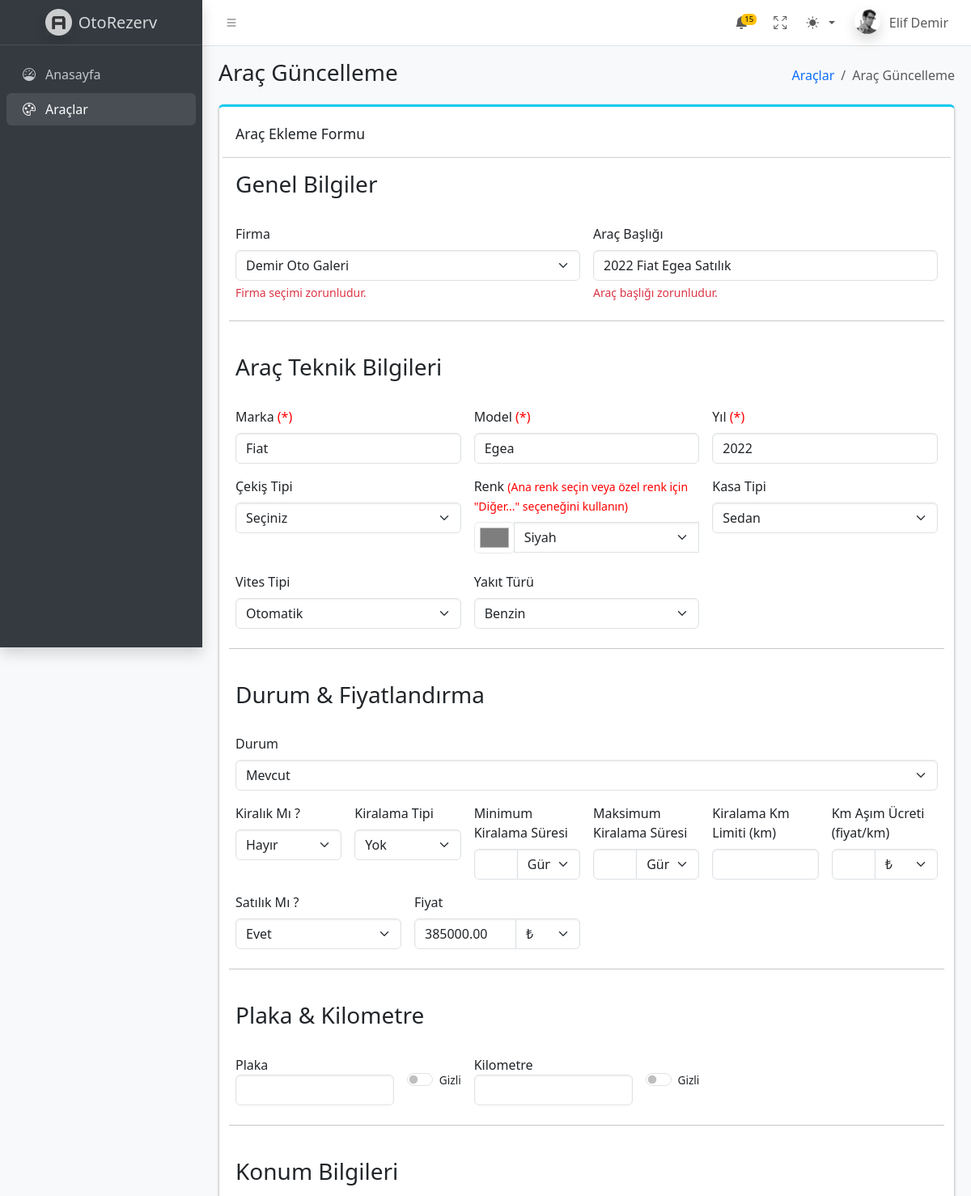
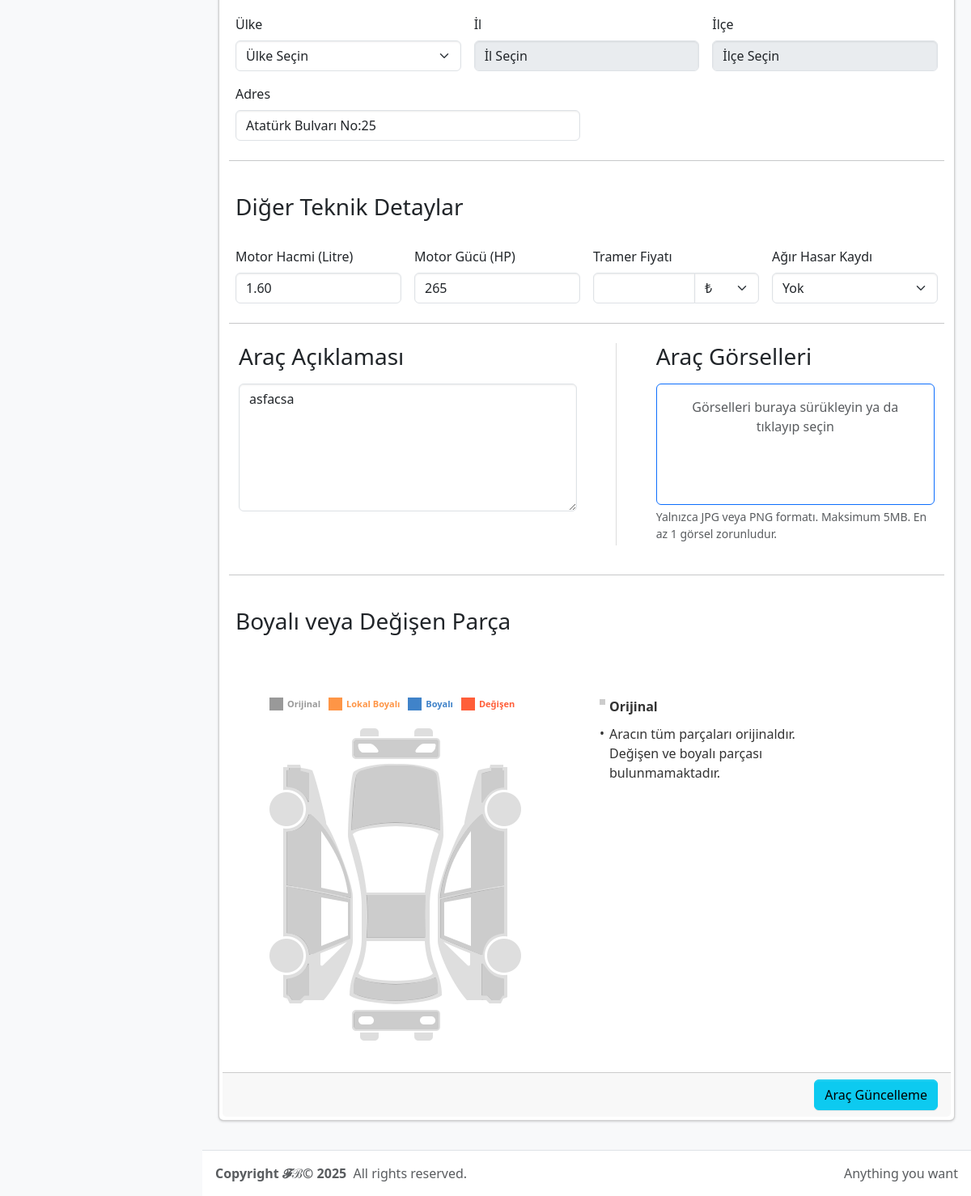
The app's page /pages/vehicle-form.php?id=2 (signed in) with its own data (2 pictures, top to bottom).
### tables this page shows
CREATE TABLE `vehicles` (
                            `id` int(11) NOT NULL,
                            `company_id` int(11) DEFAULT NULL,
                            `title` varchar(100) DEFAULT NULL,
                            `brand` varchar(50) DEFAULT NULL,
                            `model` varchar(50) DEFAULT NULL,
                            `year` int(11) DEFAULT NULL,
                            `price` decimal(10,2) DEFAULT NULL,
                            `price_currency` varchar(10) DEFAULT NULL,
                            `is_for_rent` tinyint(1) DEFAULT 0,
                            `is_for_sale` tinyint(1) DEFAULT 0,
                            `status` enum('available','reserved','sold','rented') DEFAULT 'available',
                            `created_at` timestamp NOT NULL DEFAULT current_timestamp(),
                            `plate` varchar(20) DEFAULT NULL,
                            `is_plate_hidden` tinyint(1) DEFAULT 0,
                            `km` int(11) DEFAULT NULL,
                            `is_km_hidden` tinyint(1) DEFAULT 0,
                            `location_address` varchar(255) DEFAULT NULL,
                            `location_country_id` int(11) DEFAULT NULL,
                            `location_city_id` int(11) DEFAULT NULL,
                            `location_district_id` int(11) DEFAULT NULL,
                            `gear_type` enum('manual','automatic','semi-automatic') DEFAULT 'automatic',
                            `fuel_type` enum('petrol','diesel','lpg','electric','hybrid') DEFAULT 'petrol',
                            `engine_size` decimal(5,2) DEFAULT NULL COMMENT 'Motor hacmi litre cinsinden',
                            `horse_power` int(11) DEFAULT NULL COMMENT 'Motor gücü',
                            `color` varchar(30) DEFAULT NULL,
                            `body_type` enum('sedan','hatchback','suv','pickup','coupe','convertible','van','other') DEFAULT NULL,
                            `description` text DEFAULT NULL,
                            `rental_type` enum('daily','weekly','monthly','none') DEFAULT 'none',
                            `min_rent_duration` int(11) DEFAULT NULL COMMENT 'Minimum kiralama süresi gün cinsinden',
                            `min_rent_duration_unit` varchar(10) DEFAULT NULL,
                            `max_rent_duration` int(11) DEFAULT NULL COMMENT 'Maksimum kiralama süresi gün cinsinden',
                            `max_rent_duration_unit` varchar(10) DEFAULT NULL,
                            `tramers_price` decimal(10,2) DEFAULT NULL COMMENT 'Araç tramers fiyatı',
                            `tramers_price_currency` varchar(10) DEFAULT NULL,
                            `traction` enum('fwd','rwd','awd','4wd','other') DEFAULT NULL COMMENT 'Çekiş tipi',
                            `rental_km_limit` int(11) DEFAULT NULL COMMENT 'Kiralık araçlar için km sınırı',
                            `over_km_price` decimal(10,2) DEFAULT NULL COMMENT 'Kiralama km sınırı aşıldığında km başı ücret',
                            `over_km_price_currency` varchar(10) DEFAULT NULL,
                            `heavy_damage_record` tinyint(4) NOT NULL DEFAULT 0
);

### pages/vehicle-form.php (the view, shortened to what the rows shown need)
<?php require_once '../includes/init.php'; ?>
<?php include("../includes/header.php"); ?>
<?php
$edit_data = [];
if(isset($_GET["id"]) && intval($_GET["id"]) > 0) {
    $id = intval($_GET["id"]);
    $edit_data = $db->query("SELECT * FROM vehicles WHERE id = ".$id)->fetch(PDO::FETCH_ASSOC);
}
?>
<link rel="stylesheet" href="/otorezerv/assets/vehicle-damage.css"/>
<div class="app-content">
    <div class="container-fluid">
        <div class="row g-4">
            <div class="col-md-12">
                <div class="card card-info card-outline mb-4 p-1">
                    <form id="vehicleForm" class="needs-validation" novalidate>
                        <div class="card-body">
                            <div class="row g-3">
                                <div class="col-md-6">
                                    <label for="title" class="form-label">Araç Başlığı</label>
                                    <input type="text" id="title" name="title" class="form-control" value="<?= $edit_data["title"] ?? "" ?>" required>
                                    <div class="invalid-feedback">Araç başlığı zorunludur.</div>
                                </div>
                                <div class="col-md-4">
                                    <label for="brand" class="form-label">Marka <span style="color: red">(*)</span></label>
                                    <input type="text" id="brand" name="brand" class="form-control" value="<?= $edit_data["brand"] ?? "" ?>">
                                </div>
                                <div class="col-md-4">
                                    <label for="model" class="form-label">Model <span style="color: red">(*)</span></label>
                                    <input type="text" id="model" name="model" class="form-control" value="<?= $edit_data["model"] ?? "" ?>">
                                </div>
                                <div class="col-md-4">
                                    <label for="year" class="form-label">Yıl <span style="color: red">(*)</span></label>
                                    <input type="number" id="year" name="year" class="form-control" min="1900" max="<?php echo date('Y')+1; ?>"  value="<?= $edit_data["year"] ?? "" ?>">
                                </div>
                                <div class="col-md-4">
                                    <label for="traction" class="form-label">Çekiş Tipi</label>
                                    <select id="traction" name="traction" class="form-select">
                                        <option value="" <?= ($edit_data["traction"] ?? '') == "" ? "selected" : "" ?>>Seçiniz</option>
                                    </select>
                                </div>
                                <div class="col-md-4">
                                    <div class="input-group">
                                        <input type="color" id="color-picker" value="<?= htmlspecialchars($edit_data["color"] ?? '#ffffff') ?>" disabled>
                                        <select id="color-select" class="form-select mb-2" aria-label="Ana renk seçimi" >
                                            <?php foreach ($predefinedColors as $hex => $label): ?>
                                                <option value="<?= $hex ?>" <?= ($edit_data["color"] ?? '') == $hex ? 'selected' : '' ?>>
                                                    <?= $label ?>
                                                </option>
                                            <?php endforeach; ?>
                                        </select>
                                    </div>
                                </div>
                                <div class="col-md-4">
                                    <label for="body_type" class="form-label">Kasa Tipi</label>
                                    <select id="body_type" name="body_type" class="form-select">
                                        <option value="sedan" <?= ($edit_data["body_type"] ?? '') == "sedan" ? "selected" : "" ?>>Sedan</option>
                                    </select>
                                </div>
                                <div class="col-md-4">
                                    <label for="gear_type" class="form-label">Vites Tipi</label>
                                    <select id="gear_type" name="gear_type" class="form-select">
                                        <option value="automatic" <?= ($edit_data["gear_type"] ?? '') == "automatic" ? "selected" : "" ?>>Otomatik</option>
                                    </select>
                                </div>
                                <div class="col-md-4">
                                    <label for="fuel_type" class="form-label">Yakıt Türü</label>
                                    <select id="fuel_type" name="fuel_type" class="form-select">
                                        <option value="petrol" <?= ($edit_data["fuel_type"] ?? '') == "petrol" ? "selected" : "" ?>>Benzin</option>
                                    </select>
                                </div>
                                <div class="col-md-12">
                                    <label for="status" class="form-label">Durum</label>
                                    <select id="status" name="status" class="form-select">
                                        <option value="available" <?= ($edit_data["status"] ?? '') == "available" ? "selected" : "" ?>>Mevcut</option>
                                    </select>
                                </div>
                                <div class="col-md-2">
                                    <label class="form-label">Kiralık Mı ?</label>
                                    <select id="is_for_rent" name="is_for_rent" class="form-select">
                                        <option value="0" <?= ($edit_data["is_for_rent"] ?? '') == "0" ? "selected" : "" ?>>Hayır</option>
                                    </select>
                                </div>
                                <div class="col-md-2">
                                    <label for="rental_type" class="form-label">Kiralama Tipi</label>
                                    <select id="rental_type" name="rental_type" class="form-select">
                                        <option value="none" <?= ($edit_data["rental_type"] ?? '') == "none" ? "selected" : "" ?>>Yok</option>
                                    </select>
                                </div>
                                <div class="col-md-3">
                                    <label class="form-label">Satılık Mı ?</label>
                                    <select id="is_for_sale" name="is_for_sale" class="form-select">
                                        <option value="1" <?= ($edit_data["is_for_sale"] ?? '') == "1" ? "selected" : "" ?>>Evet</option>
                                    </select>
                                </div>
                                <div class="col-md-3">
                                    <div class="input-group">
                                        <input type="number" step="0.01" id="price" name="price" class="form-control" min="0" value="<?= $edit_data["price"] ?? "" ?>">
                                        <select name="price_currency" class="form-select" style="max-width: 80px;">
                                            <option value="TRY" <?= ($edit_data["price_currency"] ?? '') === 'TRY' ? 'selected' : '' ?>>₺</option>
                                        </select>
                                    </div>
                                </div>
                                <div class="col-md-4 d-flex align-items-center">
                                    <div class="form-check form-switch" style="white-space: nowrap;">
                                        <input class="form-check-input" type="checkbox" id="is_plate_hidden" name="is_plate_hidden" value="1" <?= !empty($edit_data["is_plate_hidden"]) ? 'checked' : '' ?> />
                                        <label class="form-check-label" for="is_plate_hidden" style="font-size: 0.85rem;">Gizli</label>
                                    </div>
                                </div>
                                <div class="col-md-4 d-flex align-items-center">
                                    <div class="form-check form-switch" style="white-space: nowrap;">
                                        <input class="form-check-input" type="checkbox" id="is_km_hidden" name="is_km_hidden" value="1" <?= !empty($edit_data["is_km_hidden"]) ? 'checked' : '' ?> />
                                        <label class="form-check-label" for="is_km_hidden" style="font-size: 0.85rem;">Gizli</label>
                                    </div>
                                </div>
                                <div class="col-md-4">
                                    <label for="location_country_id" class="form-label">Ülke</label>
                                    <select id="location_country_id" name="location_country_id" class="form-select select2"
                                            data-selected-country="<?= $edit_data['location_country_id'] ?? '' ?>"
                                            data-selected-city="<?= $edit_data['location_city_id'] ?? '' ?>"
                                            data-selected-district="<?= $edit_data['location_district_id'] ?? '' ?>"
                                            required>
                                        <option value="">Ülke Seçin</option>
                                    </select>
                                </div>
                                <div class="col-md-6">
                                    <label for="location_address" class="form-label">Adres</label>
                                    <input type="text" id="location_address" name="location_address" class="form-control" value="<?=$edit_data["location_address"] ?? "" ?>">
                                </div>
                                <div class="col-md-3">
                                    <label for="engine_size" class="form-label">Motor Hacmi (Litre)</label>
                                    <input type="number" step="0.01" id="engine_size" name="engine_size" class="form-control" min="0" max="2000" value="<?= $edit_data["engine_size"] ?? "" ?>">
                                </div>
                                <div class="col-md-3">
                                    <label for="horse_power" class="form-label">Motor Gücü (HP)</label>
                                    <input type="number" id="horse_power" name="horse_power" class="form-control" min="0" value="<?= $edit_data["horse_power"] ?? "" ?>">
                                </div>
                                <div class="col-md-3">
                                    <label class="form-label">Ağır Hasar Kaydı</label>
                                    <select id="heavy_damage_record" name="heavy_damage_record" class="form-select">
                                        <option value="0" <?= ($edit_data["heavy_damage_record"] ?? '') == "0" ? "selected" : "" ?>>Yok</option>
                                    </select>
                                </div>
                                <div class="container">
                                    <div class="row align-items-start">
                                        <div class="col-md-6">
                                            <h3 class="mb-3">Araç Açıklaması</h3>
                                            <textarea id="description" name="description" class="form-control" rows="6"><?= htmlspecialchars($edit_data["description"] ?? "") ?></textarea>
                                        </div>
                                    </div>
                                </div>
                            </div>
                        </div>
                    </form>
                </div>
            </div>
        </div>
    </div>
</div>
<link rel="stylesheet" href="https://cdn.jsdelivr.net/npm/select2@4.1.0-rc.0/dist/css/select2.min.css">
<?php include("../includes/footer.php"); ?>

### records on screen
vehicles: title "2022 Fiat Egea Satılık", brand "Fiat", model "Egea", year "2022", traction "Seçiniz", color "#000000", color "Siyah", body_type "Sedan", gear_type "Otomatik", fuel_type "Benzin", status "Mevcut", is_for_rent "Hayır", rental_type "Yok", is_for_sale "Evet", price "385000.00", location_address "Atatürk Bulvarı No:25", engine_size "1.60", horse_power "265", heavy_damage_record "Yok", description "asfacsa"

### other values on screen
$_SESSION["user_fullname"] "Elif Demir"
$page_title "Araç Güncelleme"
$breadcrumb_home "Araçlar"
$page_text "Güncelleme"
form field company_id "Demir Oto Galeri"
